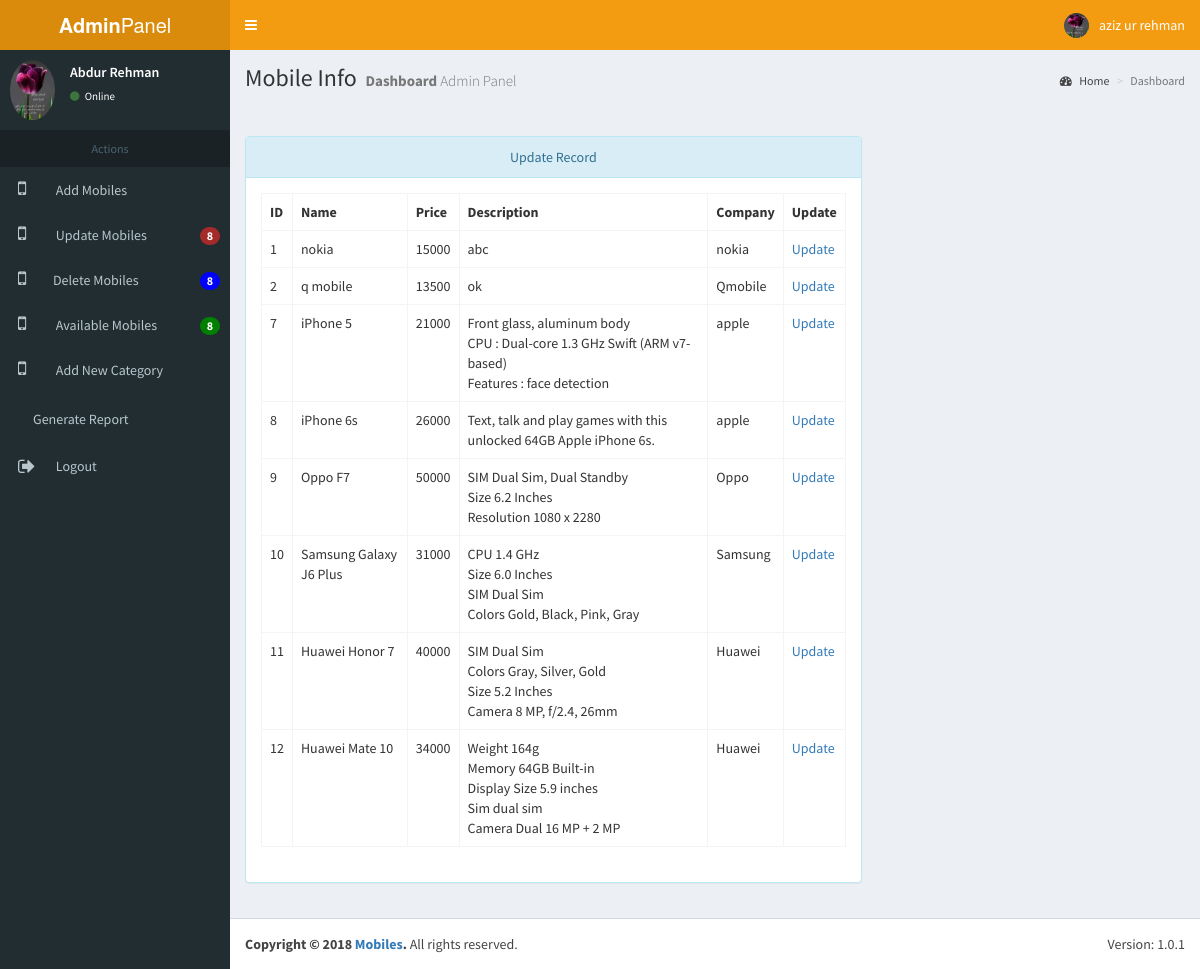
The app's page /admin/index.php?option=update (signed in) with its own data.
### tables this page shows
CREATE TABLE IF NOT EXISTS `mobile_data` (
`ID` int(11) NOT NULL,
  `name` varchar(60) NOT NULL,
  `price` int(11) NOT NULL,
  `description` varchar(255) NOT NULL,
  `company` varchar(60) NOT NULL,
  `image` varchar(255) NOT NULL
);

### admin/Update.php (the view, shortened to what this page needs)
<!DOCTYPE html>
<html>
<head>
</head>
<body>
	<div class="row" style="margin-top: 30px">
		<div class="col-sm-8">
			<div class="panel panel-info">
				<div class="panel-heading"><center>Update Record</center></div>
				<div class="panel-body">
					<table class="table table-stripped table-bordered">
						<tr>
							<th>ID</th>
			                <th>Name</th>
			                <th>Price</th>
			                <th>Description</th>
			                <th>Company</th>
			                <th>Update</th>
						</tr>
						<?php
				            include '../connection/db.php';
				            $query = "SELECT * FROM mobile_data";
				            $result = mysqli_query($con, $query);
				            while ($row = mysqli_fetch_array($result)) {
				                echo "<tr>
				                <td>$row[ID]</td>
				                <td>$row[name]</td>
				                <td>$row[price]</td>
				                <td>$row[description]</td>
				                <td>$row[company]</td>
				                <td><a href='index.php?option=update&Operation=OP&ID=$row[ID]&Name=$row[name]&Price=$row[price]&Description=$row[description]&Company=$row[company]'>Update</a>
				                </tr>";
				            }
                            ?>
					</table>
				</div>
			</div>
		</div>
		<div class="col-sm-4">
		</div>
	</div>
</body>
</html>

### records on screen
mobile_data: ID "1", name "nokia", price "15000", description "abc", company "nokia"
mobile_data: ID "2", name "q mobile", price "13500", description "ok", company "Qmobile"
mobile_data: ID "7", name "iPhone 5", price "21000", description "Front glass, aluminum body CPU : Dual-core 1.3 GHz Swift (ARM v7-based) Features : face detection", company "apple"
mobile_data: ID "8", name "iPhone 6s", price "26000", description "Text, talk and play games with this unlocked 64GB Apple iPhone 6s.", company "apple"
mobile_data: ID "9", name "Oppo F7", price "50000", description "SIM Dual Sim, Dual Standby Size 6.2 Inches Resolution 1080 x 2280", company "Oppo"
mobile_data: ID "10", name "Samsung Galaxy J6 Plus", price "31000", description "CPU 1.4 GHz Size 6.0 Inches SIM Dual Sim Colors Gold, Black, Pink, Gray", company "Samsung"
mobile_data: ID "11", name "Huawei Honor 7", price "40000", description "SIM Dual Sim Colors Gray, Silver, Gold Size 5.2 Inches Camera 8 MP, f/2.4, 26mm", company "Huawei"
mobile_data: ID "12", name "Huawei Mate 10", price "34000", description "Weight 164g Memory 64GB Built-in Display Size 5.9 inches Sim dual sim Camera Dual 16 MP + 2 MP", company "Huawei"

### other values on screen
$count "8 8 8"
